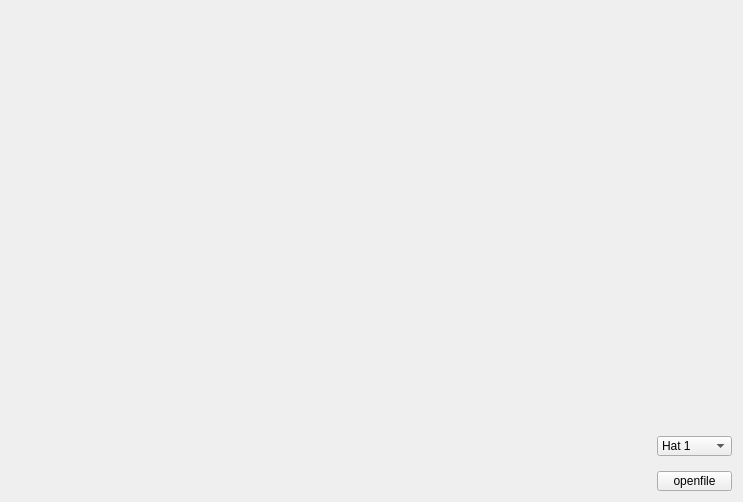
<?xml version="1.0" encoding="UTF-8"?>
<ui version="4.0">
 <class>MainWindow</class>
 <widget class="QMainWindow" name="MainWindow">
  <property name="geometry">
   <rect>
    <x>0</x>
    <y>0</y>
    <width>741</width>
    <height>498</height>
   </rect>
  </property>
  <property name="windowTitle">
   <string>MainWindow</string>
  </property>
  <widget class="QWidget" name="centralWidget">
   <layout class="QHBoxLayout" name="horizontalLayout" stretch="10,1">
    <item>
     <widget class="ImageWidget" name="showImageWidget" native="true">
      <property name="minimumSize">
       <size>
        <width>640</width>
        <height>480</height>
       </size>
      </property>
     </widget>
    </item>
    <item>
     <layout class="QVBoxLayout" name="verticalLayout" stretch="50,0,1,0">
      <item>
       <spacer name="verticalSpacer">
        <property name="orientation">
         <enum>Qt::Vertical</enum>
        </property>
        <property name="sizeHint" stdset="0">
         <size>
          <width>20</width>
          <height>40</height>
         </size>
        </property>
       </spacer>
      </item>
      <item>
       <widget class="QComboBox" name="selectHatIndex">
        <property name="minimumSize">
         <size>
          <width>75</width>
          <height>20</height>
         </size>
        </property>
        <property name="maximumSize">
         <size>
          <width>75</width>
          <height>20</height>
         </size>
        </property>
        <item>
         <property name="text">
          <string>Hat 1</string>
         </property>
        </item>
        <item>
         <property name="text">
          <string>Hat 2</string>
         </property>
        </item>
        <item>
         <property name="text">
          <string>Hat 3</string>
         </property>
        </item>
        <item>
         <property name="text">
          <string>Hat 4</string>
         </property>
        </item>
        <item>
         <property name="text">
          <string>Hat 5</string>
         </property>
        </item>
        <item>
         <property name="text">
          <string>Hat 6</string>
         </property>
        </item>
       </widget>
      </item>
      <item>
       <spacer name="verticalSpacer_2">
        <property name="orientation">
         <enum>Qt::Vertical</enum>
        </property>
        <property name="sizeHint" stdset="0">
         <size>
          <width>20</width>
          <height>40</height>
         </size>
        </property>
       </spacer>
      </item>
      <item>
       <widget class="QPushButton" name="openFileButton">
        <property name="minimumSize">
         <size>
          <width>75</width>
          <height>20</height>
         </size>
        </property>
        <property name="maximumSize">
         <size>
          <width>75</width>
          <height>20</height>
         </size>
        </property>
        <property name="text">
         <string>openfile</string>
        </property>
       </widget>
      </item>
     </layout>
    </item>
   </layout>
  </widget>
 </widget>
 <layoutdefault spacing="6" margin="11"/>
 <customwidgets>
  <customwidget>
   <class>ImageWidget</class>
   <extends>QWidget</extends>
   <header location="global">ImageWidget-Qt/imagewidget.h</header>
   <container>1</container>
  </customwidget>
 </customwidgets>
 <resources/>
 <connections/>
</ui>
